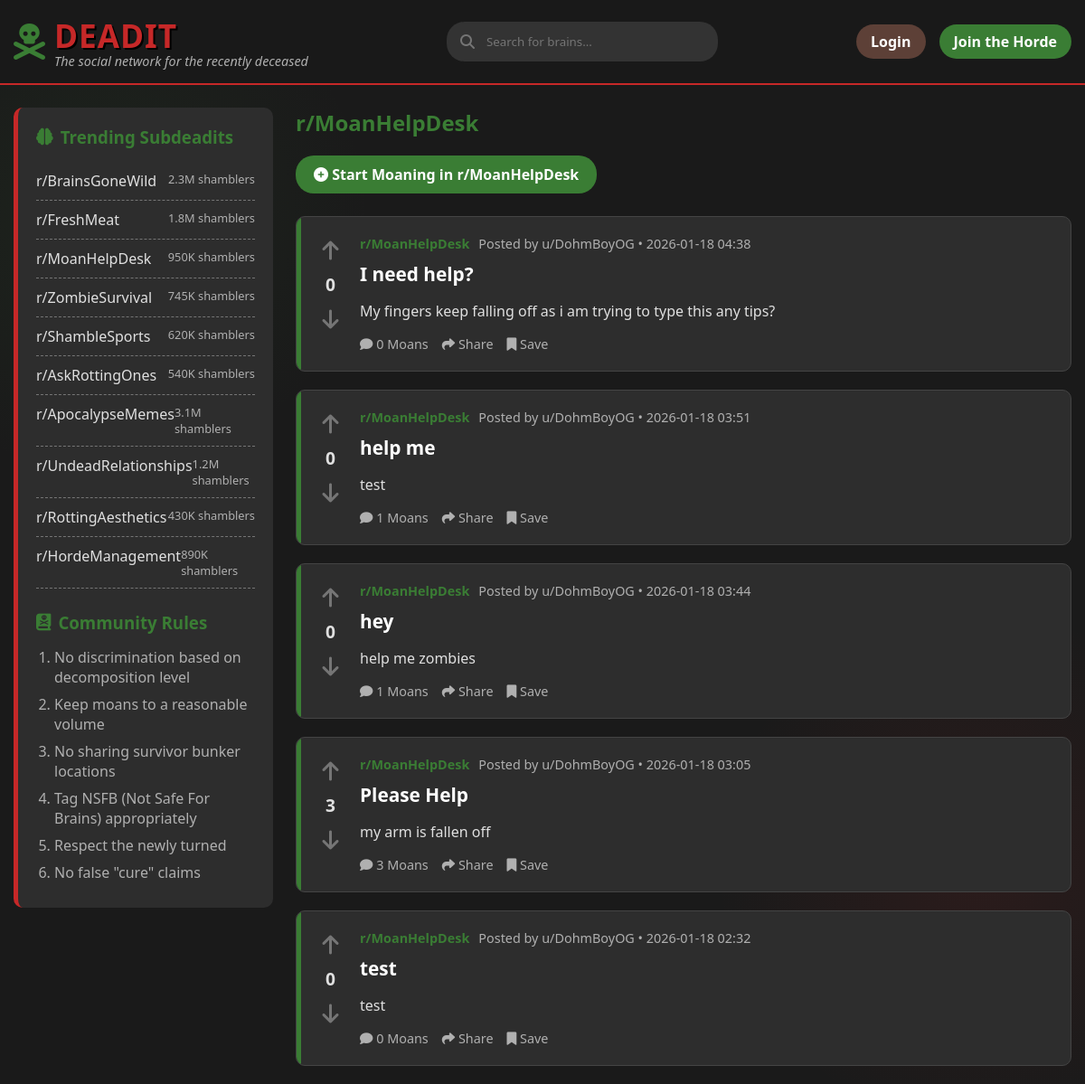
The app's page /dr/MoanHelpDesk with its own data.
### Deadit/backend/models/content.py (models this page shows, shortened)
class Post(db.Model):
    __tablename__ = 'posts'
    id = db.Column(db.Integer, primary_key=True)
    title = db.Column(db.String(255), nullable=False)
    body = db.Column(db.Text, nullable=False)
    subdeadit = db.Column(db.String(64), nullable=False, index=True)
    flair = db.Column(db.String(64))
    image_url = db.Column(db.String(255))
    user_id = db.Column(db.Integer, db.ForeignKey('users.id'), nullable=False)
    created_at = db.Column(db.DateTime, default=datetime.utcnow)
    upvotes = db.Column(db.Integer, default=0)
    downvotes = db.Column(db.Integer, default=0)
    comments = db.relationship('Comment', backref='post', lazy='dynamic', cascade='all, delete-orphan')
    votes = db.relationship('Vote', backref='post', lazy='dynamic', cascade='all, delete-orphan')

### Deadit/backend/models/user.py (models this page shows, shortened)
class User(UserMixin, db.Model):
    __tablename__ = 'users'
    id = db.Column(db.Integer, primary_key=True)
    username = db.Column(db.String(64), unique=True, nullable=False, index=True)
    password_hash = db.Column(db.String(128))
    is_zombie = db.Column(db.Boolean, default=False)
    created_at = db.Column(db.DateTime, default=datetime.utcnow)
    posts = db.relationship('Post', backref='author', lazy='dynamic')
    comments = db.relationship('Comment', backref='author', lazy='dynamic')

### Deadit/backend/routes/main.py (the view)
@bp.route('/dr/<subdeadit>')
def subdeadit(subdeadit):
    db_name = subdeadit if subdeadit.startswith('r/') else f'r/{subdeadit}'
    display_name = db_name
    posts = Post.query.filter_by(subdeadit=db_name).order_by(Post.created_at.desc()).all()
    return render_template('feed.html', posts=posts, title=display_name, current_subdeadit=subdeadit)

### Deadit/templates/feed.html (shortened to what this page needs)
{% extends "base.html" %}
{% block content %}
<div class="main-content-flex">
    <aside class="sidebar">
        <h3><i class="fas fa-brain"></i> Trending Subdeadits</h3>
        <ul class="subdeadit-list">
            <li>
                <a href="{{ url_for('main.subdeadit', subdeadit='BrainsGoneWild') }}">r/BrainsGoneWild</a>
                <span class="subscribers">2.3M shamblers</span>
            </li>
            <li>
                <a href="{{ url_for('main.subdeadit', subdeadit='FreshMeat') }}">r/FreshMeat</a>
                <span class="subscribers">1.8M shamblers</span>
            </li>
            <li>
                <a href="{{ url_for('main.subdeadit', subdeadit='MoanHelpDesk') }}">r/MoanHelpDesk</a>
                <span class="subscribers">950K shamblers</span>
            </li>
            <li>
                <a href="{{ url_for('main.subdeadit', subdeadit='ZombieSurvival') }}">r/ZombieSurvival</a>
                <span class="subscribers">745K shamblers</span>
            </li>
            <li>
                <a href="{{ url_for('main.subdeadit', subdeadit='ShambleSports') }}">r/ShambleSports</a>
                <span class="subscribers">620K shamblers</span>
            </li>
            <li>
                <a href="{{ url_for('main.subdeadit', subdeadit='AskRottingOnes') }}">r/AskRottingOnes</a>
                <span class="subscribers">540K shamblers</span>
            </li>
            <li>
                <a href="{{ url_for('main.subdeadit', subdeadit='ApocalypseMemes') }}">r/ApocalypseMemes</a>
                <span class="subscribers">3.1M shamblers</span>
            </li>
            <li>
                <a href="{{ url_for('main.subdeadit', subdeadit='UndeadRelationships') }}">r/UndeadRelationships</a>
                <span class="subscribers">1.2M shamblers</span>
            </li>
            <li>
                <a href="{{ url_for('main.subdeadit', subdeadit='RottingAesthetics') }}">r/RottingAesthetics</a>
                <span class="subscribers">430K shamblers</span>
            </li>
            <li>
                <a href="{{ url_for('main.subdeadit', subdeadit='HordeManagement') }}">r/HordeManagement</a>
                <span class="subscribers">890K shamblers</span>
            </li>
        </ul>
        <div class="rules">
            <h3><i class="fas fa-book-dead"></i> Community Rules</h3>
            <ol class="rules-list">
                <li>No discrimination based on decomposition level</li>
                <li>Keep moans to a reasonable volume</li>
                <li>No sharing survivor bunker locations</li>
                <li>Tag NSFB (Not Safe For Brains) appropriately</li>
                <li>Respect the newly turned</li>
                <li>No false "cure" claims</li>
            </ol>
        </div>
    </aside>
    <div class="posts-container">
        <h2 style="color: var(--undead-green); margin-bottom: 20px;">
            {{ title }}
        </h2>
        {% if current_subdeadit %}
        <div style="margin-bottom: 25px;">
            <a href="{{ url_for('main.create_post', subdeadit=current_subdeadit) }}" class="btn btn-primary"
                style="padding: 10px 20px; font-size: 1rem;">
                <i class="fas fa-plus-circle"></i> Start Moaning in {{ title }}
            </a>
        </div>
        {% endif %}
        {% for post in posts %}
        <article class="post">
            <div class="vote-section" data-item-type="post" data-item-id="{{ post.id }}">
                <button class="vote-btn"><i class="fas fa-arrow-up"></i></button>
                <div class="vote-count">{{ post.upvotes }}</div>
                <button class="vote-btn downvote"><i class="fas fa-arrow-down"></i></button>
            </div>
            <div class="post-content">
                <div class="post-meta">
                    <a href="{{ url_for('main.subdeadit', subdeadit=post.subdeadit.replace('r/', '')) }}"
                        class="subdeadit">{{
                        post.subdeadit }}</a>
                    <span class="posted-by">Posted by u/{{ post.author.username }} • {{
                        post.created_at.strftime('%Y-%m-%d %H:%M') }}</span>
                </div>
                <h2 class="post-title"><a href="{{ url_for('main.post_detail', post_id=post.id) }}"
                        style="color: inherit; text-decoration: none;">{{ post.title }}</a></h2>
                <div class="post-body">
                    {{ post.body[:200] }}{% if post.body|length > 200 %}...{% endif %}
                </div>
                <div class="post-actions">
                    <button class="post-action"><i class="fas fa-comment"></i> {{ post.comments.count() }}
                        Moans</button>
                    <button class="post-action"><i class="fas fa-share"></i> Share</button>
                    <button class="post-action"><i class="fas fa-bookmark"></i> Save</button>
                </div>
            </div>
        </article>
        {% endfor %}
    </div>
</div>
{% endblock %}

### Deadit/templates/base.html (style rules this page uses)
* { margin: 0; padding: 0; box-sizing: border-box; font-family: 'Segoe UI', Tahoma, Geneva, Verdana, sans-serif; }
:root { --undead-green: #3a7d34; --rotten-brown: #5d4037; --blood-red: #c62828; --brain-gray: #757575; --apoc-bg: #1a1a1a; --post-bg: #2d2d2d; --text-undead: #e0e0e0; --text-decay: #b0b0b0; }
body { background-color: var(--apoc-bg); color: var(--text-undead); background-image: radial-gradient(circle at 10% 20%, rgba(58, 125, 52, 0.1) 0%, transparent 20%), radial-gradient(circle at 90% 80%, rgba(197, 40, 40, 0.1) 0%, transparent 20%); min-height: 100vh; }
.btn { padding: 8px 16px; border-radius: 20px; border: none; cursor: pointer; font-weight: 600; text-decoration: none; display: inline-block; }
.btn-primary { background-color: var(--undead-green); color: white; }
.main-content-flex { display: flex; gap: 25px; margin-top: 25px; min-height: 60vh; }
.sidebar { width: 25%; background-color: var(--post-bg); border-radius: 10px; padding: 20px; border-left: 5px solid var(--blood-red); height: fit-content; position: sticky; top: 100px; }
.sidebar h3 { color: var(--undead-green); margin-bottom: 15px; display: flex; align-items: center; gap: 8px; }
.subdeadit-list { list-style: none; padding-left: 0; }
.rules-list { padding-left: 20px; color: var(--text-decay); }
.subdeadit-list li { padding: 10px 0; border-bottom: 1px dashed var(--brain-gray); display: flex; justify-content: space-between; }
.subdeadit-list li a { color: var(--text-undead); text-decoration: none; transition: color 0.3s; }
.subscribers { color: var(--text-decay); font-size: 0.8rem; }
.rules { margin-top: 25px; }
.rules-list li { margin-bottom: 8px; color: var(--text-decay); }
.rules-list { padding-left: 20px; }
.posts-container { width: 75%; }
.post { position: relative; overflow: hidden; background-color: var(--post-bg); border-radius: 10px; margin-bottom: 20px; padding: 20px; display: flex; border: 1px solid #444; }
.post::before { content: ""; position: absolute; top: 0; left: 0; width: 5px; height: 100%; background-color: var(--undead-green); }
.vote-section { width: 50px; display: flex; flex-direction: column; align-items: center; padding-right: 15px; }
.vote-btn { background: none; border: none; color: var(--brain-gray); font-size: 1.5rem; cursor: pointer; transition: color 0.3s; }
.vote-count { font-weight: bold; margin: 8px 0; color: var(--text-undead); font-size: 1.2rem; }
.post-content { flex: 1; }
.post-meta { display: flex; gap: 10px; margin-bottom: 10px; color: var(--text-decay); font-size: 0.9rem; }
.subdeadit { color: var(--undead-green); font-weight: bold; }
.posted-by { color: var(--text-decay); }
.post-title { font-size: 1.3rem; margin-bottom: 15px; color: white; }
.post-body { color: var(--text-undead); line-height: 1.5; margin-bottom: 15px; }
.post-actions { display: flex; gap: 15px; margin-top: 15px; }
.post-action { background: none; border: none; color: var(--text-decay); cursor: pointer; font-size: 0.9rem; transition: color 0.3s; }
a { color: var(--undead-green); text-decoration: none; }

### records on screen
Post: upvotes "0", subdeadit "r/MoanHelpDesk", author.username "DohmBoyOG", created_at "2026-01-18 04:38", title "I need help?", body "My fingers keep falling off as i am trying to type this any tips?", comments.count "0"
Post: upvotes "0", subdeadit "r/MoanHelpDesk", author.username "DohmBoyOG", created_at "2026-01-18 03:51", title "help me", body "test", comments.count "1"
Post: upvotes "0", subdeadit "r/MoanHelpDesk", author.username "DohmBoyOG", created_at "2026-01-18 03:44", title "hey", body "help me zombies", comments.count "1"
Post: upvotes "3", subdeadit "r/MoanHelpDesk", author.username "DohmBoyOG", created_at "2026-01-18 03:05", title "Please Help", body "my arm is fallen off", comments.count "3"
Post: upvotes "0", subdeadit "r/MoanHelpDesk", author.username "DohmBoyOG", created_at "2026-01-18 02:32", title "test", body "test", comments.count "0"

### other values on screen
{{ title }} "r/MoanHelpDesk"
